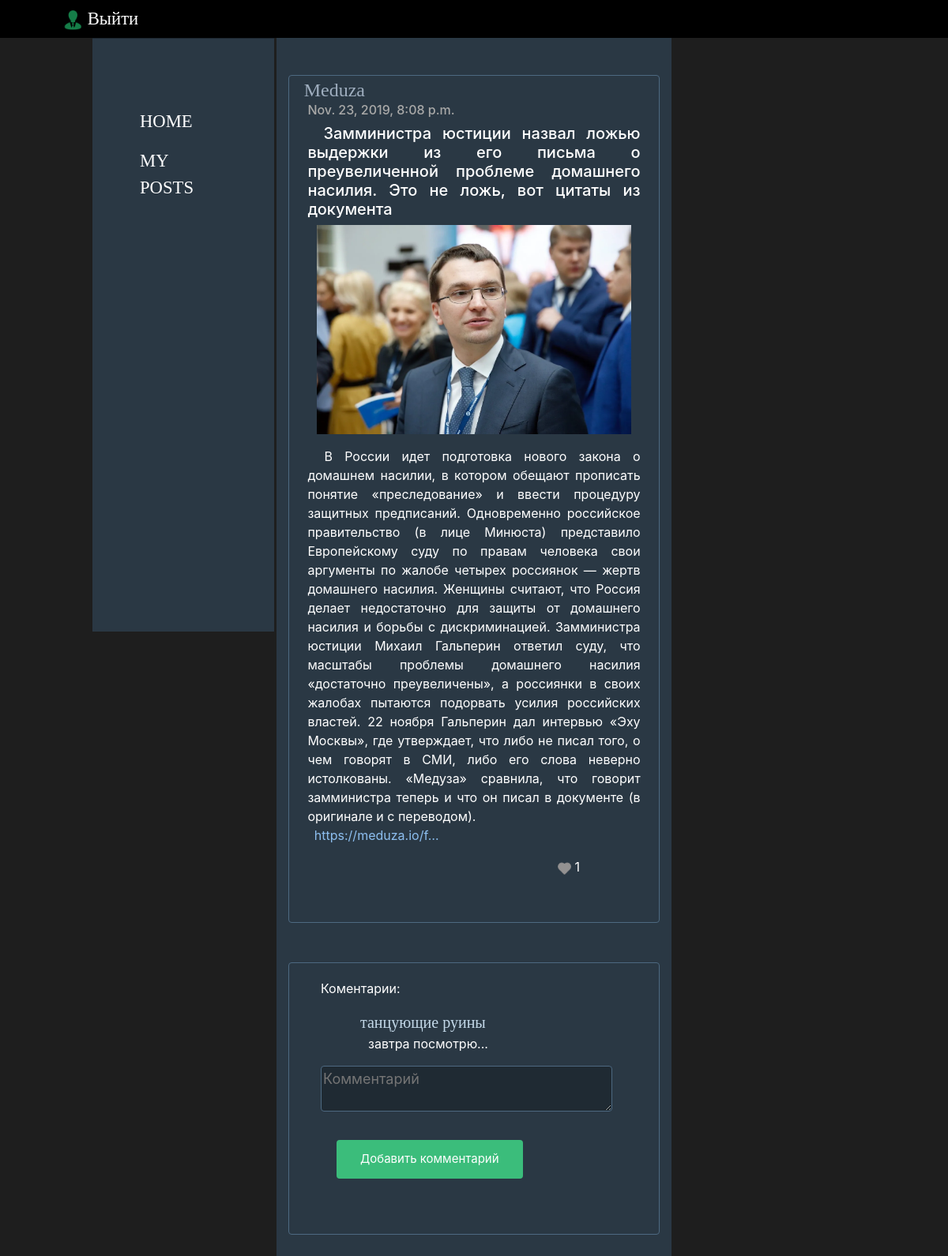
The page /user/get/31 (signed in) on the database its author committed.
### PostApp/models.py (models this page shows, shortened)
class Posts(models.Model):
    class Meta():
        verbose_name_plural = 'posts'
    user = models.CharField(max_length=200)
    post_title = models.CharField(max_length=200)
    post_text = models.TextField()
    post_date = models.DateTimeField()
    post_url = models.CharField(max_length=200, default=None)
    post_image = models.ImageField(null=True, blank=True, upload_to='images/', verbose_name='Изображение',)
    number_likes = models.IntegerField(default=0)

class Comments(models.Model):
    class Meta():
        verbose_name_plural = 'comments'
    comments_text = models.TextField()
    comments_article = models.ForeignKey('Posts', on_delete=models.CASCADE)
    user = models.CharField(max_length=200)

### PostApp/views.py (the view)
# urls.py: path('get/<int:post_id>', views.show_post_comments, name='post'),
def show_post_comments(request, post_id=1):
    ctx = {}
    flg_list = []
    username = auth.get_user(request).username
    all_posts = Posts.objects.all()
    post = Posts.objects.get(id=post_id)
    likes = Likes_Post.objects.all()
    flag_like = '0'
    flag_url = '0'
    for like in likes:
        if like.likes_post_id == post_id and like.like_user == username:
            flag_like = '1'
    coment = Comments.objects.filter(comments_article_id=post_id)
    for com in coment:
        class Flag_post():
            id = ''
            id_user_coment = ''
        for post_data in all_posts:
            if post_data.user == com.user:
                Flag_post.id = com.id
                Flag_post.id_user_coment = post_data.id
                break
        flg_list.append(Flag_post)
    if ('http' in post.post_url) == True:
        flag_url = '1'
    ctx['like_flag'] = flag_like
    ctx['post'] = post
    ctx['comments'] = coment
    ctx['username'] = username
    ctx['flag_url'] = flag_url
    ctx['posts_flgs'] = flg_list
    return render(request, 'Posts/post.html', ctx)

### PostApp/templates/Posts/post.html (shortened to what this page needs)
{% extends 'main/main.html' %}
{% load static %}
{% block post %}
    <link rel="stylesheet" href="{% static "Posts/css/style.css" %}" type="text/css">
    <section class="Posts">
        <div class="container-fuild">
            <div class="row justify-content-center">
                <div class="col-12 col-sm-8 col-md-7 col-lg-6 col-xl-5" id="content">
                    <div class="Post">
                        <h3 class="User__post"><a href="/user/posts/{{ post.id }}">{{ post.user }}</a></h3>
                        <h6 class="Posts__h6">{{ post.post_date }}</h6>
                        <h3 class="Posts__h3">{{ post.post_title }}</h3>
                        {% if post.post_image %}
                            <p class="Post__img"><img src="{% static post.post_image.url %}" alt="post"></p>
                        {% endif %}
                        <p class="Post__text">
                            {{ post.post_text }}
                            {% if flag_url == '1' %}
                                <a class="Post__url" href="{{ post.post_url }}" target="_blank">{{ post.post_url }}</a>
                            {% endif %}
                        </p>
                        {% if username %}
                            {% if like_flag == '1' %}
                                <p id="Post__like{{ post.id }}" class="Post__like"><a href="javascript:change_like({{ post.id }});"><img src="{% static "Posts/ico/like1.png" %}" alt="post"></a>{{ post.number_likes }}</p>
                            {% else %}
                                <p id="Post__like{{ post.id }}" class="Post__like"><a href="javascript:change_like({{ post.id }});"><img src="{% static "Posts/ico/like.png" %}" alt="post"></a>{{ post.number_likes }}</p>
                            {% endif %}
                        {% endif %}
                    </div>
                    <div class="Comments">
                        <div id="Comments__show">
                            <p class="Posts__comments">Коментарии:</p>
                            {% if comments %}
                                {% for comment in comments %}
                                    <div id="Comment__post{{ comment.id }}">
                                        {% for flg in posts_flgs %}
                                            {% if flg.id == comment.id%}
                                                <a href="/user/posts/{{ flg.id_user_coment }}" class="User__comment">{{ comment.user }}</a>
                                            {% endif %}
                                        {% endfor %}
                                        <p class="Post__comment">{{ comment.comments_text }}</p>
                                    </div>
                                {% endfor %}
                            {% endif %}
                        </div>
                        <div id="Comments__add">
                            {% if username %}
                                <form id="form_add_comment" action="/user/addcomment/{{ post.id }}">{% csrf_token %}
                                    <div class="Comment__input">
                                        <textarea class="Post__title" id="comments-text" placeholder="Комментарий" required></textarea>
                                    </div>
                                    <div class="Comment__input">
                                        <input type="button" onclick="addcomment();" class="Post__add__buttons" value="Добавить комментарий">
                                    </div>
                                </form>
                            {% endif %}
                        </div>
                    </div>
                </div>
            </div>
        </div>
    </section>
{% endblock %}

### Main/static/main/css/style.css (style rules this page uses)
html { position: relative; min-height: 100%; }
body { background-color: #1e1e1e; padding-top: 4.5rem; margin-bottom: 4.5rem; }

### PostApp/static/Posts/css/style.css (style rules this page uses)
.row { margin: 0; }
#content { color: white; background: #2a3844; margin-top: -27px; margin-bottom: -100px; width: 30px;!important; }
.Post { margin-top: 50px; margin-bottom: 50px; border-radius: 4px; border: 1px solid #4d6981; border-radius: 4px; }
.User__post { display: inline; }
.User__post a { color: #9faebf; font-family: Cambria; font-size: 18pt; margin-left: 4%; }
.Posts__h3 { padding: 0 5%; text-indent: 20px; text-decoration: none; text-align: justify; font-size: 15pt; }
.Posts__h6 { padding: 0 5%; color: #a9a9a8; font-size: 12pt; }
.Post__img { text-align: center; }
.Post__img img { width: 85%; height: auto; }
.Post__like { text-align: right; padding-right: 100px; padding-bottom: 40px; }
.Post__like img { height: 25px; width: auto; }
.Post__text { padding: 0 5%; text-indent: 5%; text-align: justify; }
.Comments { margin-bottom: 40px; margin-top: 40px; border: 1px solid #4d6981; border-radius: 4px; }
.Posts__comments { margin-top: 20px; padding-left: 40px; }
.User__comment { color: #c4d9e9; font-family: Cambria; font-size: 15pt; padding-left: 90px; }
.Post__comment { padding: 0 100px 0 100px; }
.Comment__input { margin: 0 40px 30px 40px; }
.Post__url { display: block; width: 40%; color: #8dbff0; overflow: hidden; white-space: nowrap; text-overflow: ellipsis; }
.Post__title { width: 95%; height: auto; background: #1f2a33; color: white; font-size: 18px; border: 1px solid #4d6981; border-radius: 4px; }
.Post__add__buttons { margin-left: 20px; padding: 13px 30px; font-size: 15px; color: white; background-color: #3bbd7b; border: none; border-radius: 4px; cursor: pointer; }

### rows shown on the page
Posts: user "Meduza", post_date "Nov. 23, 2019, 8:08 p.m.", post_title "Замминистра юстиции назвал ложью выдержки из его письма о преувеличенной проблеме домашнего насилия. Это не ложь, вот цитаты из документа", post_image (picture), post_text "В России идет подготовка нового закона о домашнем насилии, в котором обещают прописать понятие «преследование» и ввести процедуру защитных предписаний. Одновременно российское правительство (в лице Минюста) представило Европейскому суду по правам человека свои аргументы по жалобе четырех россиянок — жертв домашнего насилия. Женщины считают, что Россия делает недостаточно для защиты от домашнего насилия и борьбы с дискриминацией. Замминистра юстиции Михаил Гальперин ответил суду, что масштабы проблемы домашнего насилия «достаточно преувеличены», а россиянки в своих жалобах пытаются подорвать усилия российских властей. 22 ноября Гальперин дал интервью «Эху Москвы», где утверждает, что либо не…", post_url "https://meduza.io/f…", number_likes "1"
Comments: user "танцующие руины", comments_text "завтра посмотрю..."
